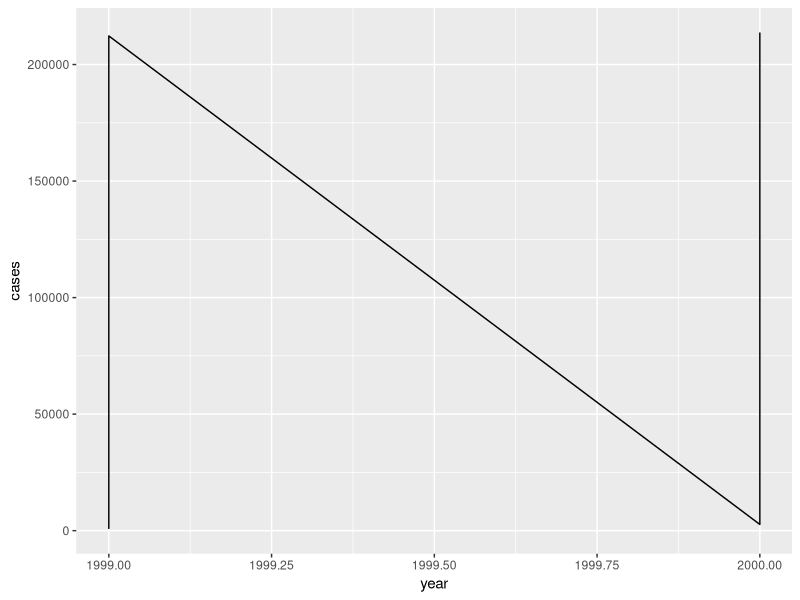

Reproduce this figure in R.
library(tidyverse)
table1
table2
table3
table4a
table4b

##esto es para agregar el calculo del rate
table1 |> 
  mutate(rate=cases/population*10000)


##para calcular el total de casos por año puedo usar summarize

table1 |> 
  group_by(year) |> 
  summarize(total_year=sum(cases))

##para plotear

table1 |> 
  ggplot(mapping=aes(x=year, y = cases)) +
  geom_line()

##extract the number of tb cases per country per year
##extract the matching population pero country per year
##divide cases by population and multiply by 10000
#store back in the appropiate place

table2 |> 
  group_by(year,country) |> 
  summarise(total_cases=sum())  ##aca no puedo continuar porque no hay columna cases. 
##el punto era mostrar que la tabla mal ordenada no me deja trabajar




